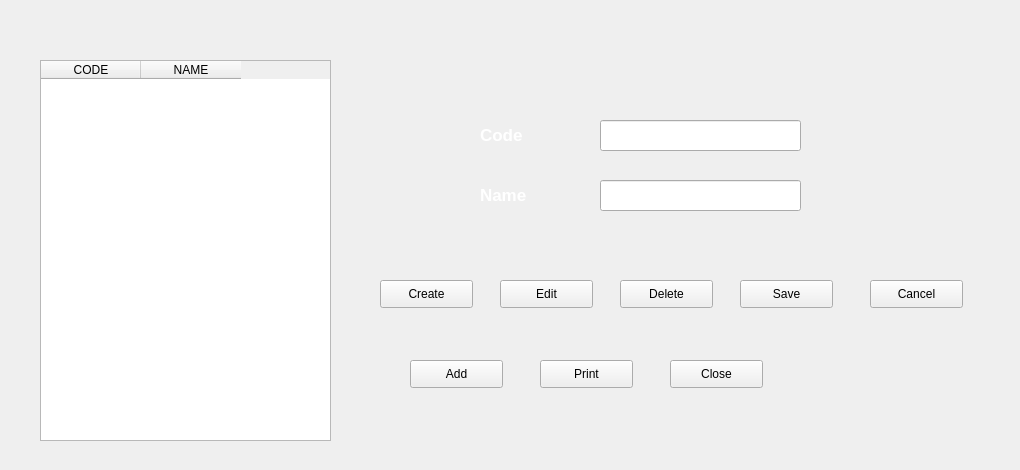
      <widget class="QWidget" name="Code5Details">
       <widget class="QLabel" name="label_8">
        <property name="geometry">
         <rect>
          <x>0</x>
          <y>0</y>
          <width>1011</width>
          <height>461</height>
         </rect>
        </property>
        <property name="autoFillBackground">
         <bool>false</bool>
        </property>
        <property name="text">
         <string/>
        </property>
        <property name="pixmap">
         <pixmap>../Empty.png</pixmap>
        </property>
       </widget>
       <widget class="QPushButton" name="pb_parameter_edit_6">
        <property name="geometry">
         <rect>
          <x>500</x>
          <y>280</y>
          <width>93</width>
          <height>28</height>
         </rect>
        </property>
        <property name="text">
         <string>Edit</string>
        </property>
       </widget>
       <widget class="QPushButton" name="pb_parameter_delete_6">
        <property name="geometry">
         <rect>
          <x>620</x>
          <y>280</y>
          <width>93</width>
          <height>28</height>
         </rect>
        </property>
        <property name="text">
         <string>Delete</string>
        </property>
       </widget>
       <widget class="QLabel" name="lb_parameter_code_6">
        <property name="geometry">
         <rect>
          <x>480</x>
          <y>120</y>
          <width>101</width>
          <height>31</height>
         </rect>
        </property>
        <property name="font">
         <font>
          <pointsize>13</pointsize>
          <weight>75</weight>
          <bold>true</bold>
         </font>
        </property>
        <property name="text">
         <string>&lt;html&gt;&lt;head/&gt;&lt;body&gt;&lt;p&gt;&lt;span style=&quot; color:#ffffff;&quot;&gt;Code&lt;/span&gt;&lt;/p&gt;&lt;/body&gt;&lt;/html&gt;</string>
        </property>
       </widget>
       <widget class="QPushButton" name="pb_parameter_cancel_6">
        <property name="geometry">
         <rect>
          <x>870</x>
          <y>280</y>
          <width>93</width>
          <height>28</height>
         </rect>
        </property>
        <property name="text">
         <string>Cancel</string>
        </property>
       </widget>
       <widget class="QPushButton" name="pb_parameter_print_6">
        <property name="geometry">
         <rect>
          <x>540</x>
          <y>360</y>
          <width>93</width>
          <height>28</height>
         </rect>
        </property>
        <property name="text">
         <string>Print</string>
        </property>
       </widget>
       <widget class="QPushButton" name="pb_parameter_create_6">
        <property name="geometry">
         <rect>
          <x>380</x>
          <y>280</y>
          <width>93</width>
          <height>28</height>
         </rect>
        </property>
        <property name="text">
         <string>Create</string>
        </property>
       </widget>
       <widget class="QLineEdit" name="le_parameter_code_6">
        <property name="geometry">
         <rect>
          <x>600</x>
          <y>120</y>
          <width>201</width>
          <height>31</height>
         </rect>
        </property>
       </widget>
       <widget class="QLineEdit" name="le_parameter_name_6">
        <property name="geometry">
         <rect>
          <x>600</x>
          <y>180</y>
          <width>201</width>
          <height>31</height>
         </rect>
        </property>
        <property name="text">
         <string/>
        </property>
       </widget>
       <widget class="QPushButton" name="pb_parameter_save_6">
        <property name="geometry">
         <rect>
          <x>740</x>
          <y>280</y>
          <width>93</width>
          <height>28</height>
         </rect>
        </property>
        <property name="text">
         <string>Save</string>
        </property>
       </widget>
       <widget class="QPushButton" name="pb_parameter_close_6">
        <property name="geometry">
         <rect>
          <x>670</x>
          <y>360</y>
          <width>93</width>
          <height>28</height>
         </rect>
        </property>
        <property name="text">
         <string>Close</string>
        </property>
       </widget>
       <widget class="QLabel" name="lb_parameter_name_6">
        <property name="geometry">
         <rect>
          <x>480</x>
          <y>180</y>
          <width>101</width>
          <height>31</height>
         </rect>
        </property>
        <property name="font">
         <font>
          <pointsize>13</pointsize>
          <weight>75</weight>
          <bold>true</bold>
         </font>
        </property>
        <property name="text">
         <string>&lt;html&gt;&lt;head/&gt;&lt;body&gt;&lt;p&gt;&lt;span style=&quot; color:#ffffff;&quot;&gt;Name&lt;/span&gt;&lt;/p&gt;&lt;/body&gt;&lt;/html&gt;</string>
        </property>
       </widget>
       <widget class="QTableWidget" name="tableWidget_6">
        <property name="geometry">
         <rect>
          <x>40</x>
          <y>60</y>
          <width>291</width>
          <height>381</height>
         </rect>
        </property>
        <property name="columnCount">
         <number>2</number>
        </property>
        <column>
         <property name="text">
          <string>CODE</string>
         </property>
        </column>
        <column>
         <property name="text">
          <string>NAME</string>
         </property>
        </column>
       </widget>
       <widget class="QPushButton" name="pb_parameter_add_6">
        <property name="geometry">
         <rect>
          <x>410</x>
          <y>360</y>
          <width>93</width>
          <height>28</height>
         </rect>
        </property>
        <property name="text">
         <string>Add</string>
        </property>
       </widget>
      </widget>
